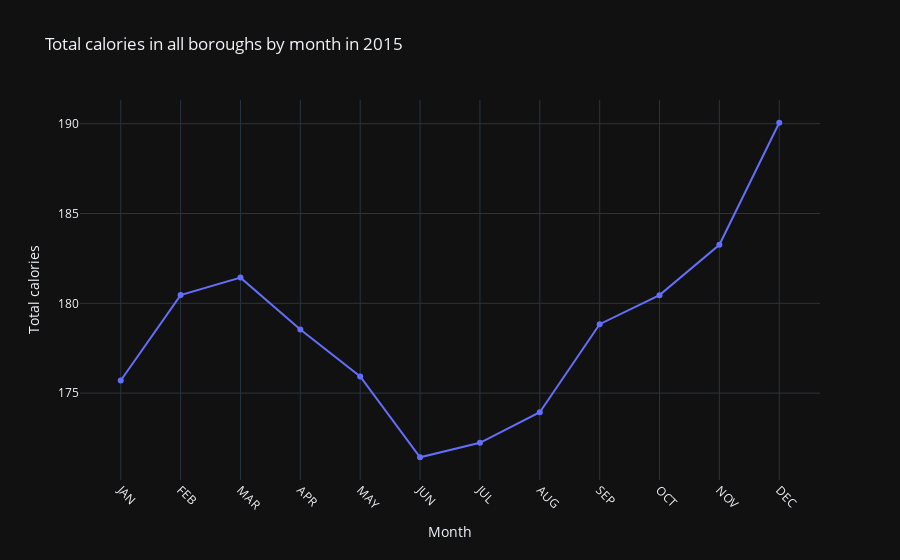

The code cell stored with this chart in its notebook:
### Code cell
# group the data by borough and month, and sum the calories
grouped = grocery_data_monthly.groupby(['month']).sum().reset_index()

# add the borough names from the map dataframe
grouped = grouped.set_index('area_id').join(map_data.set_index('GSS_CODE')['NAME']).reset_index()

# divide the total calories by the number of boroughs to get the average
grouped['energy_tot'] = grouped['energy_tot'] / 33

# create an interactive line chart
fig = px.line(grouped, x='month', y='energy_tot', markers=True,
              title='Total calories in all boroughs by month in 2015',
              labels={'energy_tot': 'Total calories', 'month': 'Month', 'NAME': 'Borough'},
              template='plotly_dark')

fig.update_layout(xaxis_tickangle=45, legend_title_text='Borough')
fig.show()

### Figure 1 — Plotly figure (JSON) as saved in the notebook; plotly's stock layout.template omitted (floating-point values rounded to 4 significant figures)
{"data": [{"hovertemplate": "Month=%{x}<br>Total calories=%{y}<extra></extra>", "legendgroup": "", "line": {"color": "#636efa", "dash": "solid"}, "marker": {"symbol": "circle"}, "mode": "lines+markers", "name": "", "orientation": "v", "showlegend": false, "type": "scatter", "x": ["JAN", "FEB", "MAR", "APR", "MAY", "JUN", "JUL", "AUG", "SEP", "OCT", "NOV", "DEC"], "xaxis": "x", "y": [175.7, 180.5, 181.4, 178.5, 175.9, 171.4, 172.2, 173.9, 178.8, 180.5, 183.3, 190.1], "yaxis": "y"}], "layout": {"legend": {"title": {"text": "Borough"}, "tracegroupgap": 0}, "title": {"text": "Total calories in all boroughs by month in 2015"}, "xaxis": {"anchor": "y", "domain": [0, 1], "tickangle": 45, "title": {"text": "Month"}}, "yaxis": {"anchor": "x", "domain": [0, 1], "title": {"text": "Total calories"}}}}
